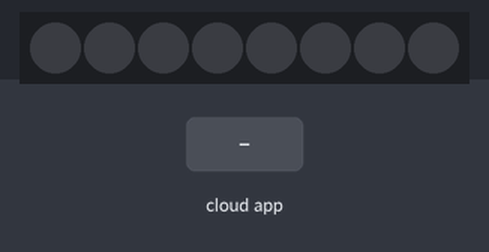
The sketch below on a simulated ESP8266 (NodeMCU). Parts: 8 RGB LEDs in strip order, left to right. The test bench sets the inputs (shaded band). Dim RGB values are drawn brighter than linear; WiFi joins after 1.5 s; servers stay silent unless stated; what the sketch prints to the serial monitor is not drawn.

Above: at 2.7 s.
2.8 s: the phone or cloud app sets SmartBulb to 0
4.3 s: the phone or cloud app sets SmartBulb to 64
At 4.8 s:
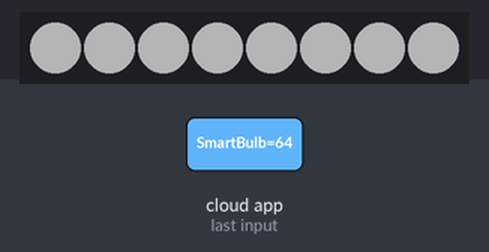
Timing chart, 0 to 7.3 s (numbered marks = the images above; inputs shaded):
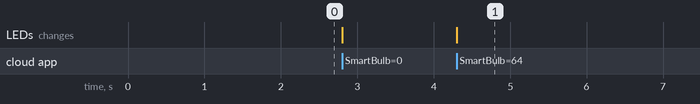

Measured:
- after the input at 4.3 s, the LEDs: change at once (image 1)

The sketch:

RGB_SmartBulb_based_on_Nodemcu1.2.ino
```cpp
// blynk Arduino
//Using a RGB|Nodemcu|Alexa
//Circuit. use D3 pin for DIN pin|vin to 5v |GND to GND
//This is unlikely to be of much use in a practical applications
//ID OF USER: Rakeshtsg
//INTERFACE: Arduino


#define FASTLED_ESP8266_RAW_PIN_ORDER
#include "FastLED.h"  //Include this Library
#define LED_TYPE    WS2812
#define COLOR_ORDER GRB
#define PIN1          D3    //LED Pin
#define NUM_LEDS1      8     //Enter number of LEDs
CRGB leds1[NUM_LEDS1];

#ifdef ARDUINO_ARCH_ESP32
#include <WiFi.h>
#else
#include <ESP8266WiFi.h>
#endif
#define ESPALEXA_A  1SYNC
#include <Espalexa.h>

int data=255;
int r,g,b;

// prototypes
boolean connectWifi();

//callback function prototype
void colorLightChanged(uint8_t brightness, uint32_t rgb);

// Change this!!
const char* ssid = "Hacked";      //Enter WiFi Name
const char* password = "0123456789";     //Enter WiFi Password

boolean wifiConnected = false;

Espalexa espalexa;

void setup()
{
  Serial.begin(115200);
  FastLED.addLeds<LED_TYPE, PIN1, COLOR_ORDER>(leds1, NUM_LEDS1).setCorrection( TypicalLEDStrip );
  // Initialise wifi connection
  wifiConnected = connectWifi();
  if(wifiConnected){
    espalexa.addDevice("SmartBulb", colorLightChanged);   //Device Name

    espalexa.begin();

  } else
  {
    while (1) {
      Serial.println("Cannot connect to WiFi. Please check data and reset the ESP.");
      delay(2500);
    }
  }
}

void loop()
{
   espalexa.loop();
   delay(1);
}

//the color device callback function has two parameters
void colorLightChanged(uint8_t brightness, uint32_t rgb) {
  //do what you need to do here, for example control RGB LED strip
  Serial.print("Brightness: ");
  Serial.print(brightness);
  Serial.print(", Red: ");
  Serial.print((rgb >> 16) & 0xFF); //get red component
  Serial.print(", Green: ");
  Serial.print((rgb >>  8) & 0xFF); //get green
  Serial.print(", Blue: ");
  Serial.println(rgb & 0xFF); //get blue
float hell = brightness / 255.0;
r=((rgb >> 16) & 0xFF)*hell;
g=((rgb >>  8) & 0xFF)*hell;
b=(rgb & 0xFF)*hell;
static1(r, g, b,data);

}

void static1(int r, int g, int b,int brightness)
{
  FastLED.setBrightness(brightness);
  for (int i = 0; i < NUM_LEDS1; i++ )
  {
    leds1[i] = CRGB(r, g, b);
  }
  FastLED.show();
}

// connect to wifi – returns true if successful or false if not
boolean connectWifi(){
  boolean state = true;
  int i = 0;

  WiFi.mode(WIFI_STA);
  WiFi.begin(ssid, password);
  Serial.println("");
  Serial.println("Connecting to WiFi");

  // Wait for connection
  Serial.print("Connecting...");
  while (WiFi.status() != WL_CONNECTED) {
    delay(500);
    Serial.print(".");
    if (i > 40){
      state = false; break;
    }
    i++;
  }
  Serial.println("");
  if (state){
    Serial.print("Connected to ");
    Serial.println(ssid);
    Serial.print("IP address: ");
    Serial.println(WiFi.localIP());
  }
  else {
    Serial.println("Connection failed.");
  }
  return state;
}
```
